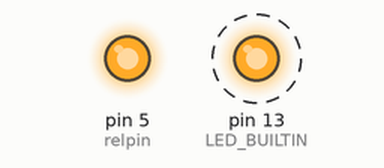
A sketch run on a simulated Arduino Uno, built with avr-gcc and run on an emulated ATmega328P. Shown: output pins drawn as LEDs (lit = HIGH). Dashed ring = blinking.

Above: at 0.5 s.
Timing chart, 0 to 4.6 s (numbered marks = the images above):
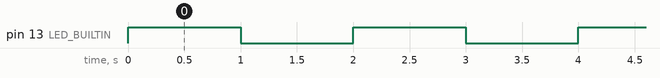

Measured:
- by itself, pin 13 (LED_BUILTIN): alternates HIGH for 1.0 s and LOW for 1.0 s

The sketch:

sensorlampe.ino
```cpp
int senspin=2;
int relpin=5;

void setup()
{

  pinMode(LED_BUILTIN, OUTPUT);
  pinMode(relpin, OUTPUT);
  digitalWrite(relpin, HIGH);
}

void loop()
{
  digitalWrite(LED_BUILTIN, HIGH);   // turn the LED on (HIGH is the voltage level)
  delay(1000);                       // wait for a second
  digitalWrite(LED_BUILTIN, LOW);    // turn the LED off by making the voltage LOW
  delay(1000);                       // wait for a second
}
```
